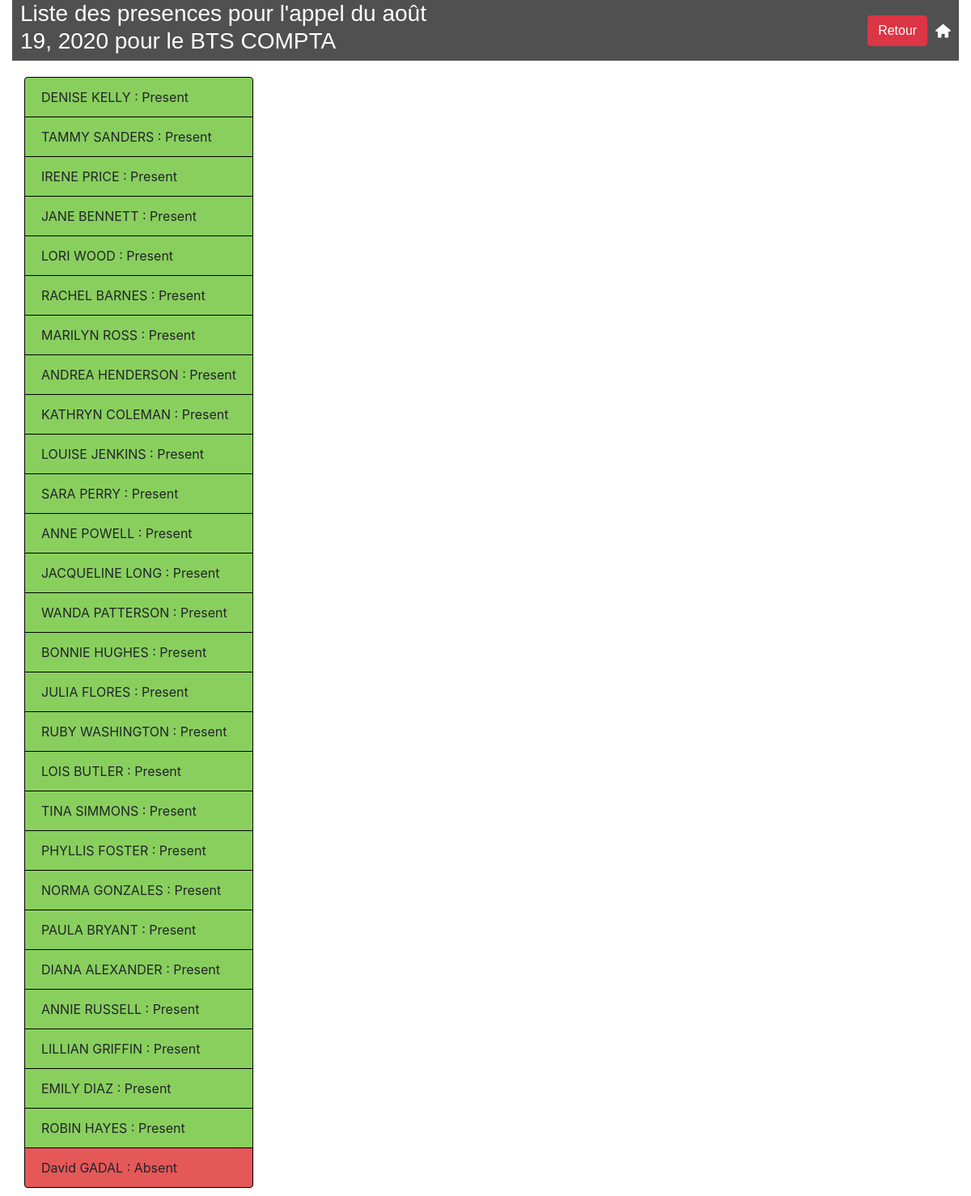
Screenshot of /lycee/listCall/2 with the database file from the repository.
### lycee/models.py (models this page shows, shortened)
class Appel(models.Model):
    date = models.DateField(
        verbose_name="date de l'appel",
        blank=False,
        null=False
    )
    cursus = models.ForeignKey(
        Cursus,
        on_delete=models.CASCADE,  # necessaire selon la version de Django
        null=True
    )
    debut = models.TimeField(
        null=True
    )
    fin = models.TimeField(
        null=True
    )

class Cursus(models.Model):
    name = models.CharField(
        max_length=50,
        blank=False,
        null=True,
        default='aucun'
    )
    year_from_bac = models.SmallIntegerField(
        help_text="year since le bac",
        verbose_name="year",
        blank=False,
        null=True,
        default=0
    )
    scholar_year = models.CharField(
        max_length=9,
        blank=False,
        null=True,
        default='0000-00001'
    )

class Presence(models.Model):
    reason = models.CharField(
        max_length=50,
        blank=False,
        null=True,
        default=''
    )
    isMissing = models.BooleanField(
        default=False
    )
    date_presence = models.DateField(
        verbose_name='date of presence',
        blank=False,
        null=False
    )
    student = models.ForeignKey(
        Student,
        on_delete=models.CASCADE,  # necessaire selon la version de Django
        null=True
    )
    appel = models.ForeignKey(
        Appel,
        on_delete=models.CASCADE,  # necessaire selon la version de Django
        null=True
    )

### lycee/views.py (the view)
# urls.py: url(r'^listCall/(?P<idA>[0-9]+)$', views.detailPresence, name='presence')
def detailPresence(request, idA):
    result_list = Presence.objects.filter(appel_id=idA)
    resList = []
    appel = Appel.objects.get(id=idA)
    cursus = Cursus.objects.get(id=appel.cursus.id)
    for presence in result_list:
        templist = []
        stud = Student.objects.get(id=presence.student.id)
        templist.append(presence)
        templist.append(stud.first_name + " "+ stud.last_name)
        resList.append(templist)
    context = {'liste': resList, 'app': appel, 'cur': cursus}
    return render(request, 'lycee/presence/list-presence.html', context)

### lycee/templates/lycee/presence/list-presence.html
{% extends "master.html" %}
{% load static %}
{% block title %}
    <h3>Liste des presences pour l'appel du {{app.date}} pour le {{cur.name}}</h3>
{% endblock %}
{% block content %}
    {% if liste|length > 0 %}
        <ul class="list-group">
        {% for pres in liste %}
            {% if pres.0.isMissing %}
                <li class="list-group-item" style="background:#E45858; border: 1px solid black;">{{pres.1}} : Absent</li>
            {% else %}
                <li class="list-group-item" style="background:#89CF5E; border: 1px solid black;">{{pres.1}} : Present</li>
            {% endif %}
        {% endfor %}
        </ul>
    {% else %}
    <p> Pas d'appel.</p>
    {% endif %}
{% endblock %}

### lycee/static/lycee/style.css (style rules this page uses)
.list-group { padding-top: 10px; width: fit-content; padding-bottom: 10px; }

### rows the page displays
Appel: date "août 19, 2020"
Cursus: name "BTS COMPTA"
Presence: pres "DENISE KELLY"
Presence: pres "TAMMY SANDERS"
Presence: pres "IRENE PRICE"
Presence: pres "JANE BENNETT"
Presence: pres "LORI WOOD"
Presence: pres "RACHEL BARNES"
Presence: pres "MARILYN ROSS"
Presence: pres "ANDREA HENDERSON"
Presence: pres "KATHRYN COLEMAN"
Presence: pres "LOUISE JENKINS"
Presence: pres "SARA PERRY"
Presence: pres "ANNE POWELL"
Presence: pres "JACQUELINE LONG"
Presence: pres "WANDA PATTERSON"
Presence: pres "BONNIE HUGHES"
Presence: pres "JULIA FLORES"
Presence: pres "RUBY WASHINGTON"
Presence: pres "LOIS BUTLER"
Presence: pres "TINA SIMMONS"
Presence: pres "PHYLLIS FOSTER"
Presence: pres "NORMA GONZALES"
Presence: pres "PAULA BRYANT"
Presence: pres "DIANA ALEXANDER"
Presence: pres "ANNIE RUSSELL"
Presence: pres "LILLIAN GRIFFIN"
Presence: pres "EMILY DIAZ"
Presence: pres "ROBIN HAYES"
Presence: pres "David GADAL"
